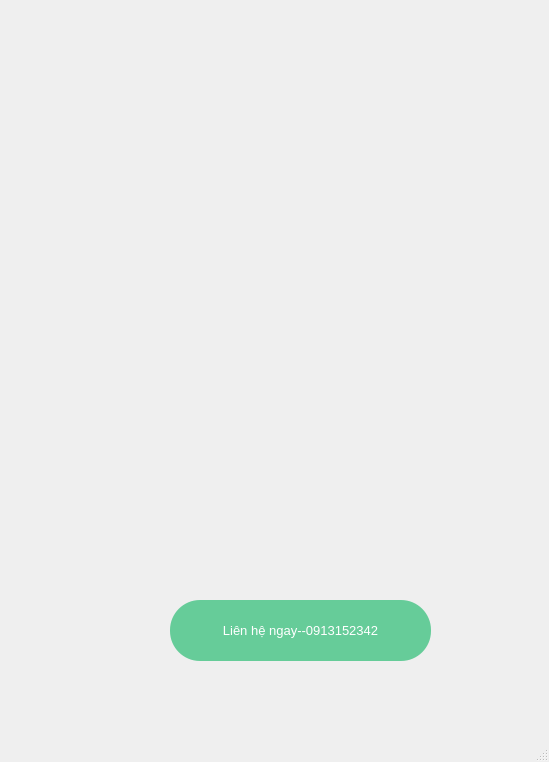
<?xml version="1.0" encoding="UTF-8"?>
<ui version="4.0">
 <class>MainWindow</class>
 <widget class="QMainWindow" name="MainWindow">
  <property name="geometry">
   <rect>
    <x>0</x>
    <y>0</y>
    <width>549</width>
    <height>762</height>
   </rect>
  </property>
  <property name="windowTitle">
   <string>MainWindow</string>
  </property>
  <widget class="QWidget" name="centralwidget">
   <widget class="QLabel" name="label">
    <property name="geometry">
     <rect>
      <x>0</x>
      <y>0</y>
      <width>541</width>
      <height>721</height>
     </rect>
    </property>
    <property name="text">
     <string/>
    </property>
    <property name="pixmap">
     <pixmap>../../../../Downloads/Green Water color Page Border A3 Poster (30).png</pixmap>
    </property>
    <property name="scaledContents">
     <bool>true</bool>
    </property>
   </widget>
   <widget class="QPushButton" name="btnComeback">
    <property name="geometry">
     <rect>
      <x>170</x>
      <y>600</y>
      <width>261</width>
      <height>61</height>
     </rect>
    </property>
    <property name="font">
     <font>
      <pointsize>10</pointsize>
     </font>
    </property>
    <property name="styleSheet">
     <string notr="true">background-color:#66CC99;
color:white;
border-radius:30</string>
    </property>
    <property name="text">
     <string>Liên hệ ngay--0913152342</string>
    </property>
   </widget>
  </widget>
  <widget class="QMenuBar" name="menubar">
   <property name="geometry">
    <rect>
     <x>0</x>
     <y>0</y>
     <width>549</width>
     <height>26</height>
    </rect>
   </property>
  </widget>
  <widget class="QStatusBar" name="statusbar"/>
 </widget>
 <resources/>
 <connections/>
</ui>
